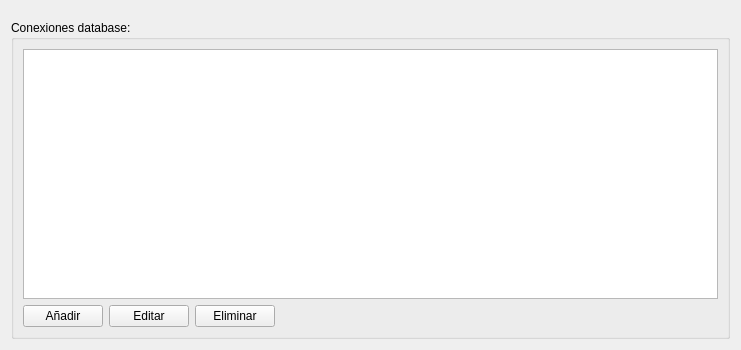
<?xml version="1.0" encoding="UTF-8"?>
<ui version="4.0">
 <class>databaseManagement</class>
 <widget class="QWidget" name="databaseManagement">
  <property name="geometry">
   <rect>
    <x>0</x>
    <y>0</y>
    <width>741</width>
    <height>350</height>
   </rect>
  </property>
  <property name="sizePolicy">
   <sizepolicy hsizetype="Preferred" vsizetype="Preferred">
    <horstretch>0</horstretch>
    <verstretch>0</verstretch>
   </sizepolicy>
  </property>
  <property name="minimumSize">
   <size>
    <width>0</width>
    <height>0</height>
   </size>
  </property>
  <property name="windowTitle">
   <string>Form</string>
  </property>
  <property name="autoFillBackground">
   <bool>false</bool>
  </property>
  <property name="styleSheet">
   <string notr="true"/>
  </property>
  <layout class="QVBoxLayout" name="WidgetVerticalLayout">
   <property name="topMargin">
    <number>20</number>
   </property>
   <item>
    <widget class="QGroupBox" name="groupBox">
     <property name="sizePolicy">
      <sizepolicy hsizetype="Preferred" vsizetype="Preferred">
       <horstretch>0</horstretch>
       <verstretch>0</verstretch>
      </sizepolicy>
     </property>
     <property name="minimumSize">
      <size>
       <width>300</width>
       <height>250</height>
      </size>
     </property>
     <property name="title">
      <string>Conexiones database:</string>
     </property>
     <layout class="QVBoxLayout" name="groupBoxHorizontalLayout">
      <item>
       <widget class="QTableView" name="tableView">
        <property name="sizePolicy">
         <sizepolicy hsizetype="Expanding" vsizetype="Expanding">
          <horstretch>0</horstretch>
          <verstretch>0</verstretch>
         </sizepolicy>
        </property>
        <property name="minimumSize">
         <size>
          <width>0</width>
          <height>0</height>
         </size>
        </property>
        <property name="contextMenuPolicy">
         <enum>Qt::DefaultContextMenu</enum>
        </property>
        <property name="acceptDrops">
         <bool>true</bool>
        </property>
        <property name="sortingEnabled">
         <bool>true</bool>
        </property>
       </widget>
      </item>
      <item>
       <layout class="QHBoxLayout" name="buttonsHorizontalLayout">
        <item alignment="Qt::AlignLeft">
         <widget class="QPushButton" name="addButton">
          <property name="enabled">
           <bool>true</bool>
          </property>
          <property name="sizePolicy">
           <sizepolicy hsizetype="Fixed" vsizetype="Fixed">
            <horstretch>0</horstretch>
            <verstretch>0</verstretch>
           </sizepolicy>
          </property>
          <property name="text">
           <string>Añadir</string>
          </property>
         </widget>
        </item>
        <item>
         <widget class="QPushButton" name="editButton">
          <property name="sizePolicy">
           <sizepolicy hsizetype="Fixed" vsizetype="Fixed">
            <horstretch>0</horstretch>
            <verstretch>0</verstretch>
           </sizepolicy>
          </property>
          <property name="text">
           <string>Editar</string>
          </property>
          <property name="autoDefault">
           <bool>false</bool>
          </property>
          <property name="default">
           <bool>false</bool>
          </property>
          <property name="flat">
           <bool>false</bool>
          </property>
         </widget>
        </item>
        <item alignment="Qt::AlignLeft">
         <widget class="QPushButton" name="deleteButton">
          <property name="sizePolicy">
           <sizepolicy hsizetype="Fixed" vsizetype="Fixed">
            <horstretch>0</horstretch>
            <verstretch>0</verstretch>
           </sizepolicy>
          </property>
          <property name="text">
           <string>Eliminar</string>
          </property>
          <property name="autoDefault">
           <bool>false</bool>
          </property>
          <property name="default">
           <bool>false</bool>
          </property>
          <property name="flat">
           <bool>false</bool>
          </property>
         </widget>
        </item>
        <item>
         <spacer name="horizontalSpacer">
          <property name="orientation">
           <enum>Qt::Horizontal</enum>
          </property>
          <property name="sizeHint" stdset="0">
           <size>
            <width>40</width>
            <height>20</height>
           </size>
          </property>
         </spacer>
        </item>
       </layout>
      </item>
     </layout>
    </widget>
   </item>
  </layout>
  <action name="actionInserRow">
   <property name="checkable">
    <bool>true</bool>
   </property>
   <property name="text">
    <string>InserRow</string>
   </property>
  </action>
 </widget>
 <resources/>
 <connections/>
</ui>
